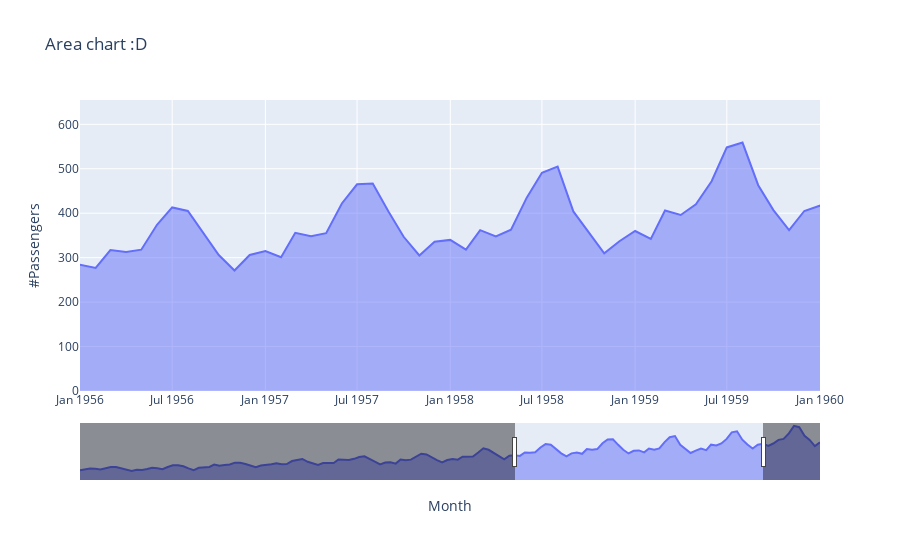

Notebook code for this chart:
### Code cell
fig = px.area(df, x="Month", y="#Passengers", title='Area chart :D', range_x=['1956-01','1960-01'])
fig.update_xaxes(rangeslider_visible=True)
fig.show()

### Figure 1 — Plotly figure (JSON) as saved in the notebook; plotly's stock layout.template omitted (floating-point values rounded to 4 significant figures; data arrays with more than 128 entries replaced by an {"elided": "..."} marker saying what was removed)
{"data": [{"fillpattern": {"shape": ""}, "hovertemplate": "Month=%{x}<br>#Passengers=%{y}<extra></extra>", "legendgroup": "", "line": {"color": "#636efa"}, "marker": {"symbol": "circle"}, "mode": "lines", "name": "", "orientation": "v", "showlegend": false, "stackgroup": "1", "type": "scatter", "x": {"elided": "144 str values"}, "xaxis": "x", "y": {"elided": "144 int values"}, "yaxis": "y"}], "layout": {"legend": {"tracegroupgap": 0}, "title": {"text": "Area chart :D"}, "xaxis": {"anchor": "y", "domain": [0, 1], "range": ["1956-01", "1960-01"], "rangeslider": {"visible": true}, "title": {"text": "Month"}}, "yaxis": {"anchor": "x", "domain": [0, 1], "title": {"text": "#Passengers"}}}}
